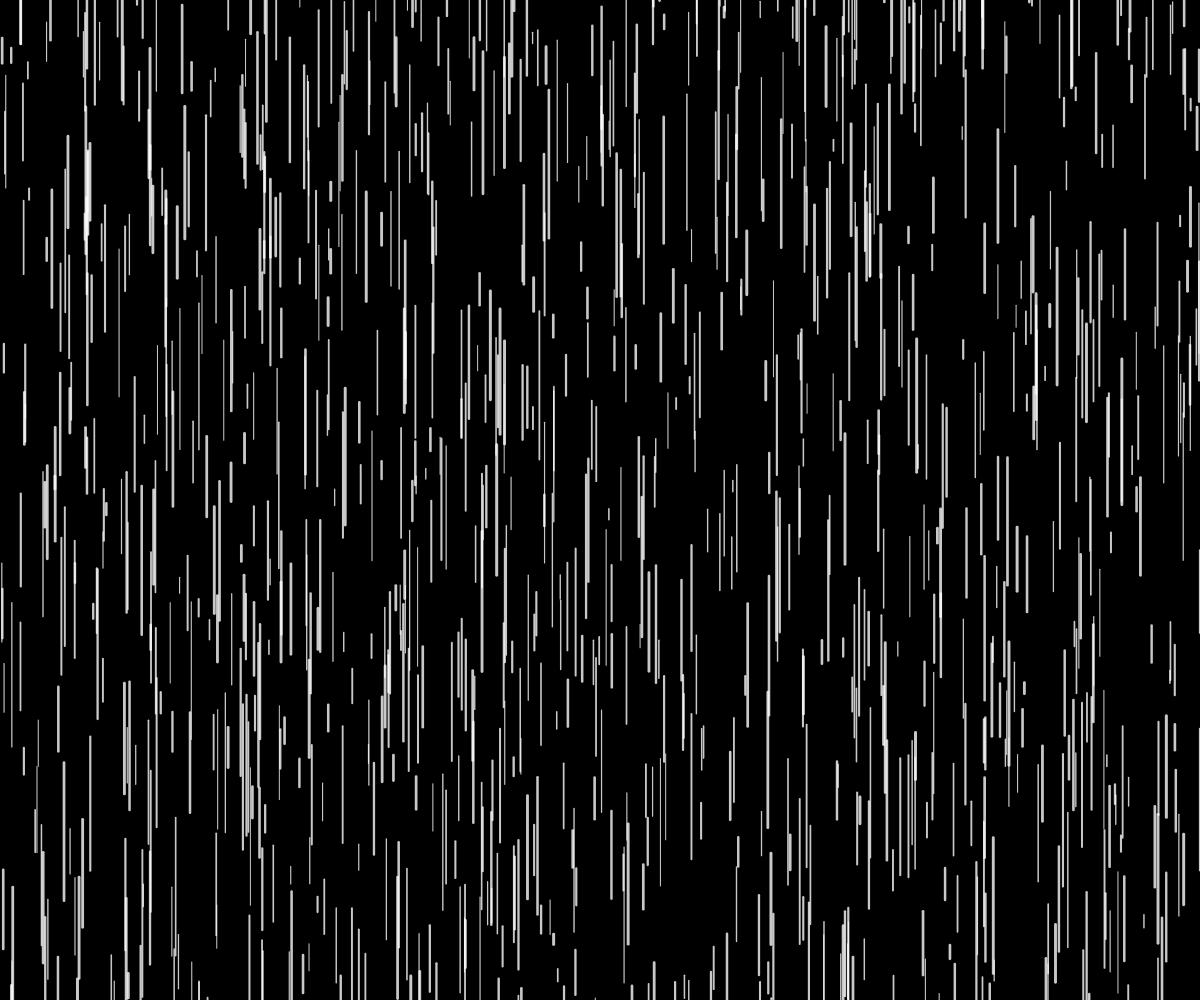
Frame 1 (no input)
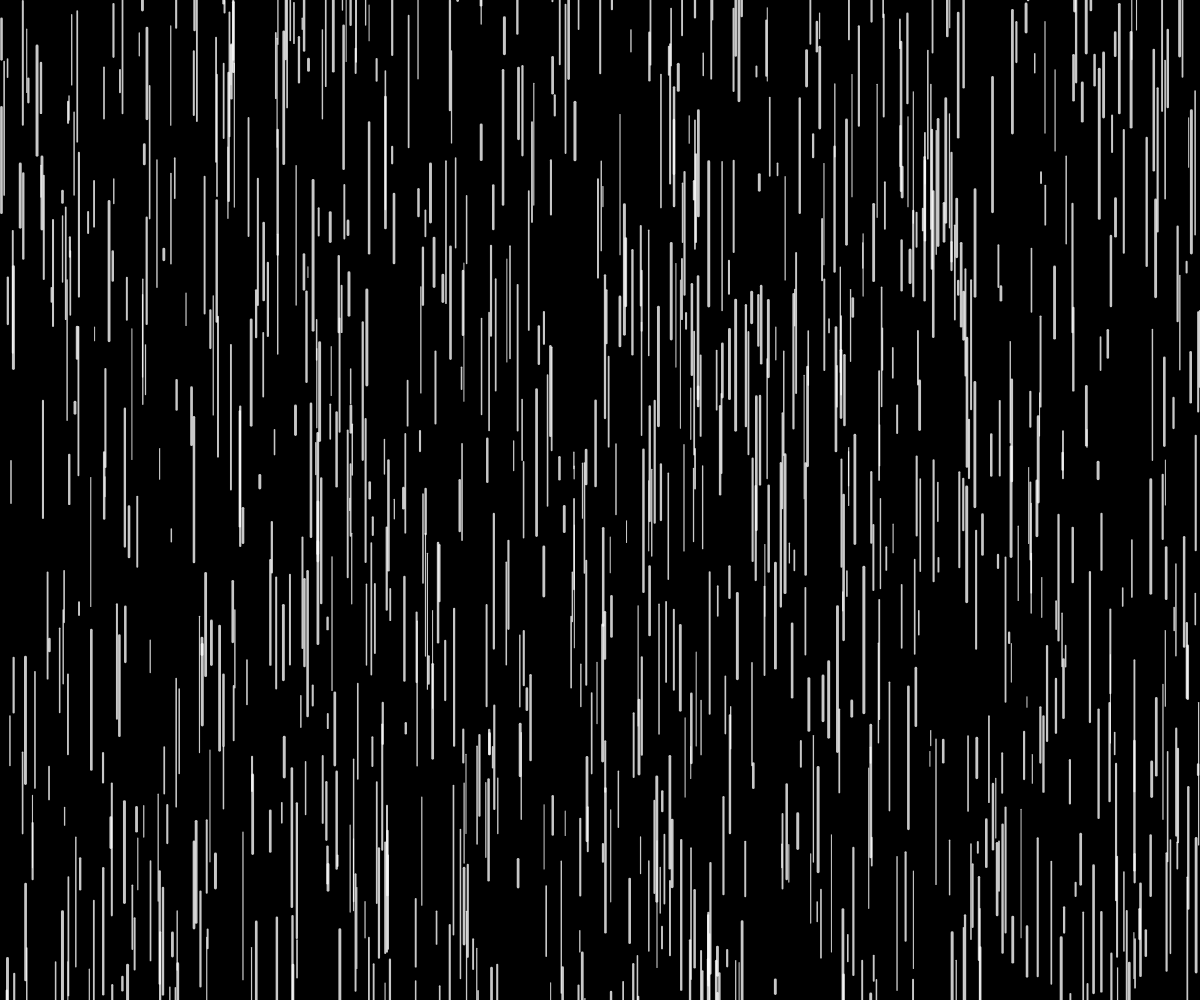
Frame 60 (no input)
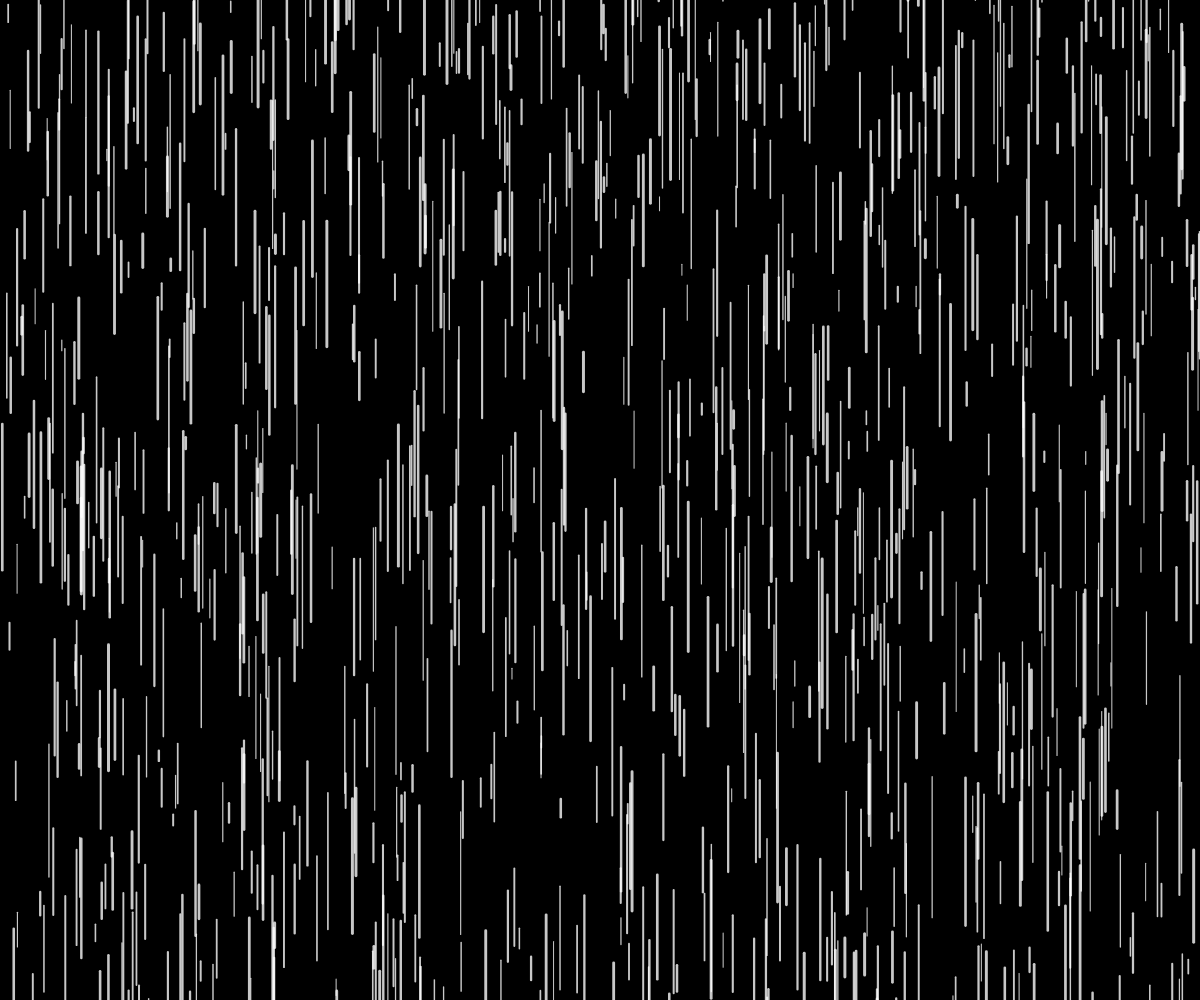
Frame 120 (the mouse pressed at the canvas centre since frame 60)

The p5.js sketch that drew these frames (run headless with seeded random() and noise() and a simulated clock; from frame 60 on, the mouse is pressed at the canvas centre):

// p5.js sketch
// ── sketch.js
function setup() {
	createCanvas(windowWidth, windowHeight)
}

function windowResized() {
	resizeCanvas(windowWidth, windowHeight)
}

function draw() {
	background(0, 0, 0)


	for (let i=0; i<1000; i=i+1) {
		let gl = random (10, 150)
		let gX = random ( 0, width)
		let gY = random (-gl, height)

		
		strokeWeight (random(1,3))
		stroke (255,200)
		line (gX, gY, gX, gY + gl)
	}
		
}
